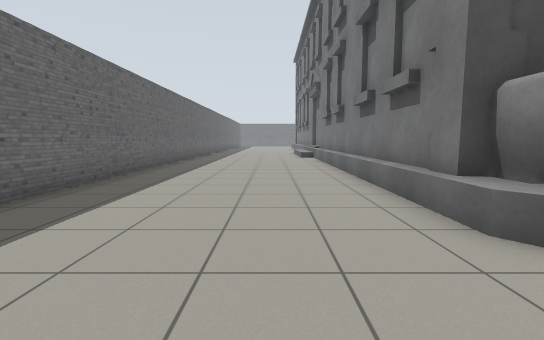
View 1 (above)

23 first-person views from a walk through a world built for the Gazebo simulator. The camera is 0.94 m above the floor, tilts 6° down and sees 85° across. Floor lines are 1 m apart. The floor is counted in squares, 1 m on a side. Each view is taken from the middle of a square. On the plan, view 1 faces up. The plan holds only what a view shows up to about 11 squares ahead; the rest is blank. The place goes on beyond the plan. Robots are left out. Simple shapes stand in for some stock models. Some surface patterns are stand-ins.

View 2
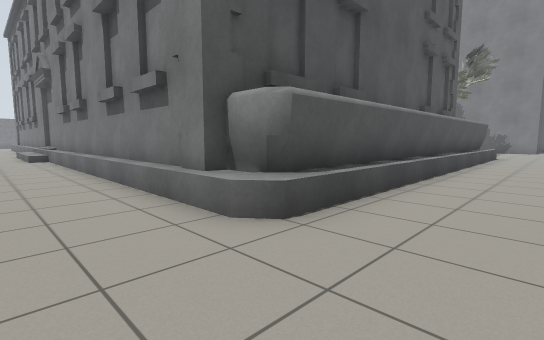

View 3
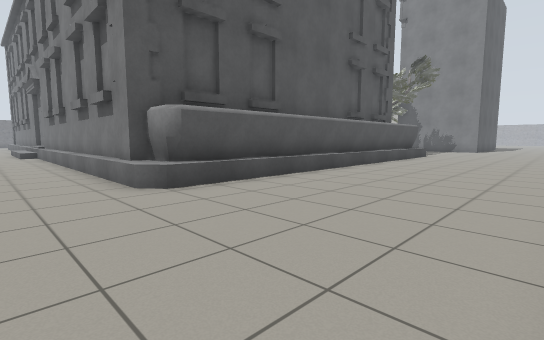

View 4
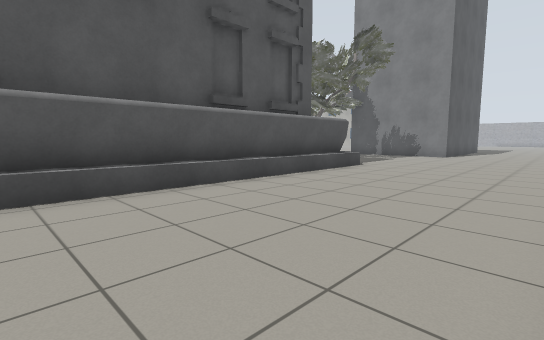

View 5
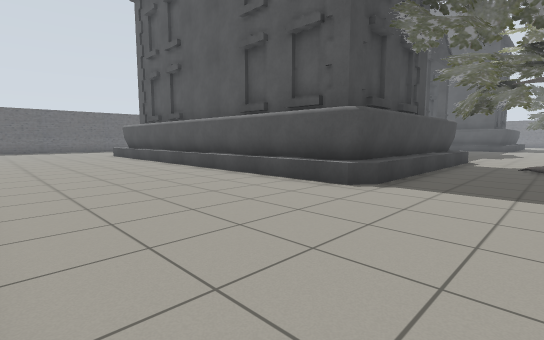

View 6
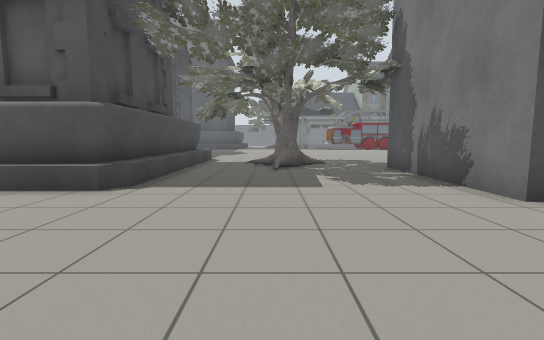

View 7
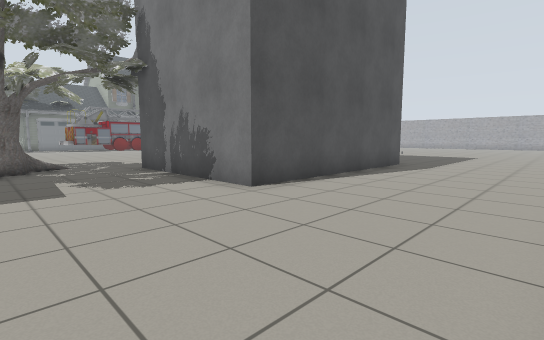

View 8
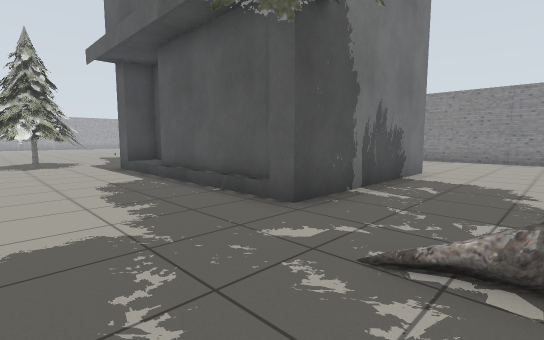

View 9
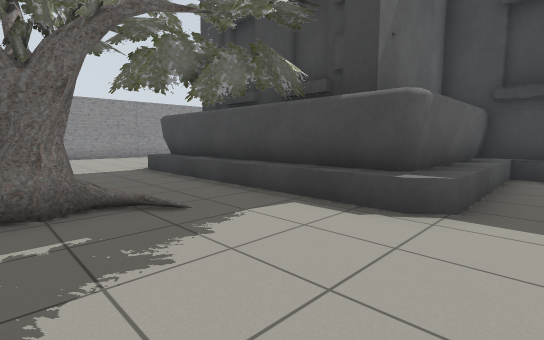

View 10
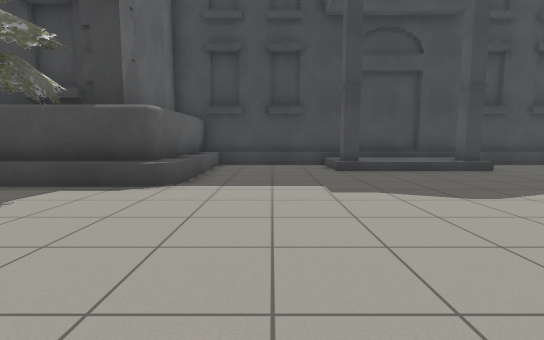

View 11
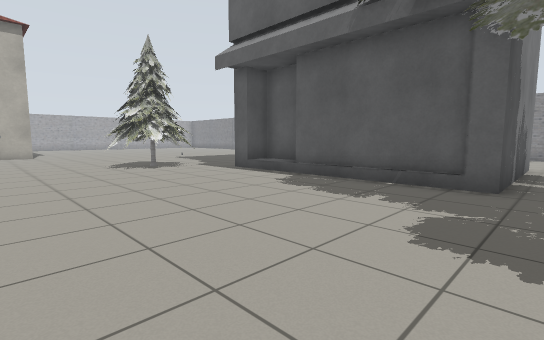

View 12
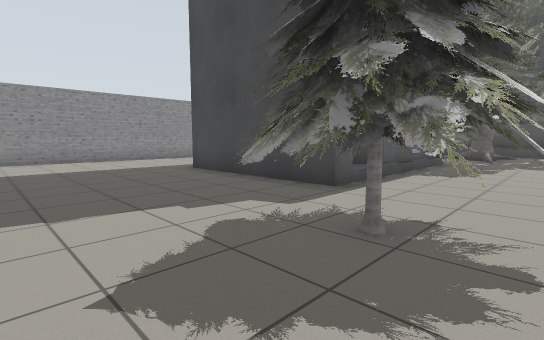

View 13
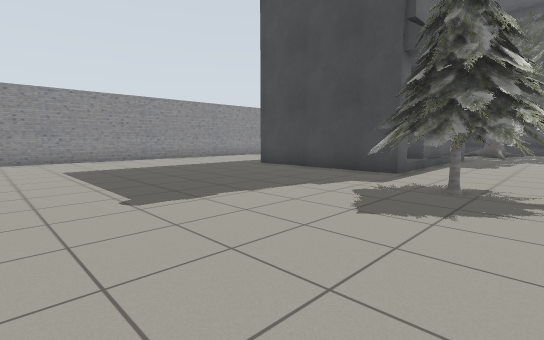

View 14
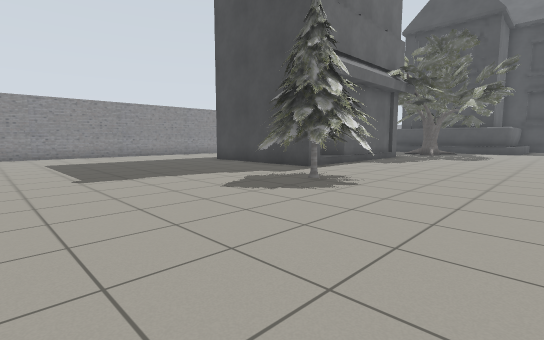

View 15
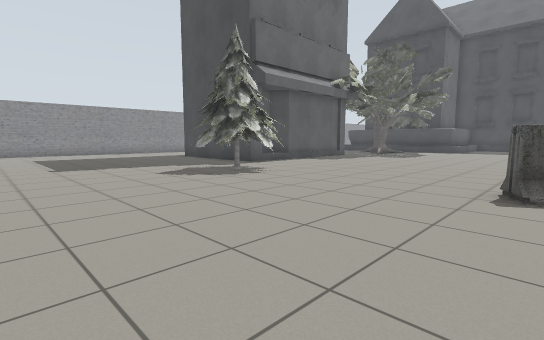

View 16
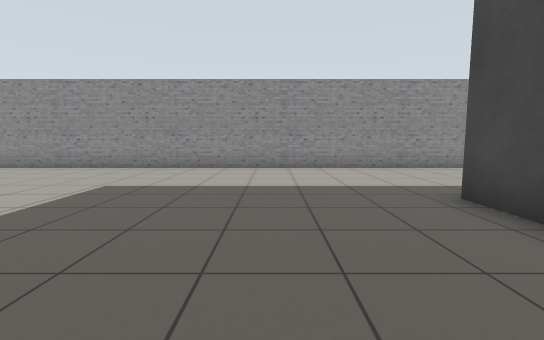

View 17
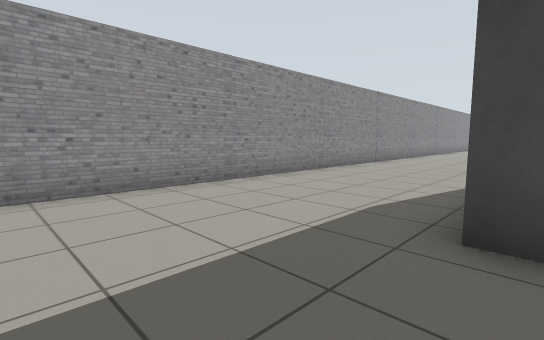

View 18
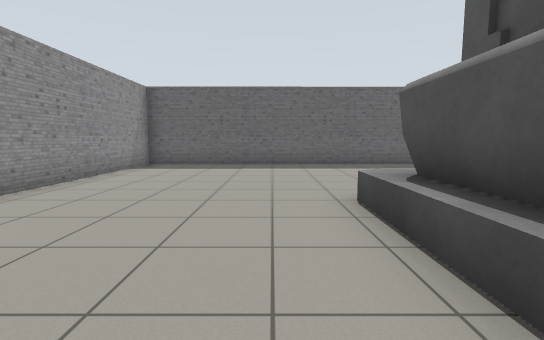

View 19
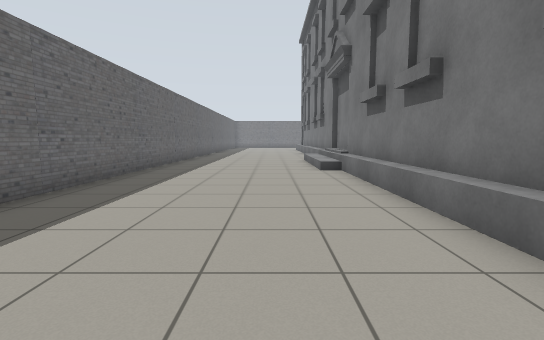

View 20
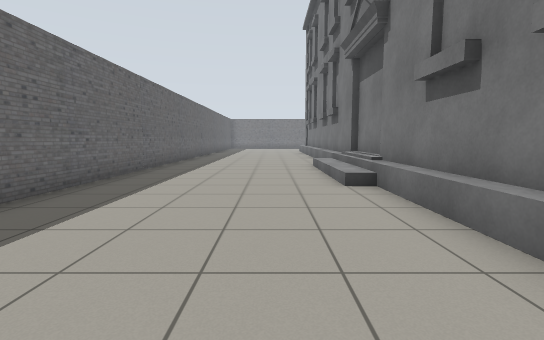

View 21
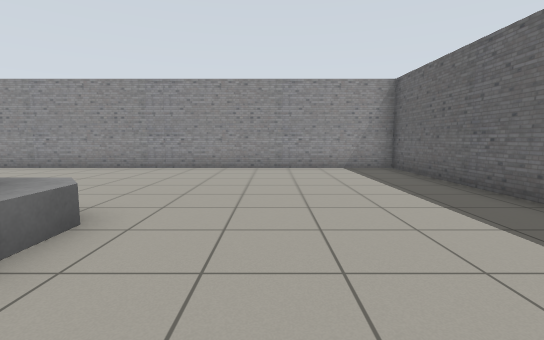

View 22
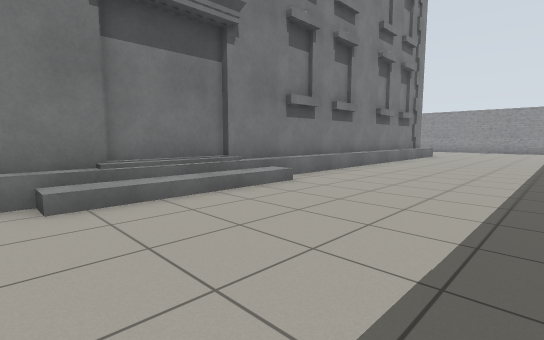

View 23
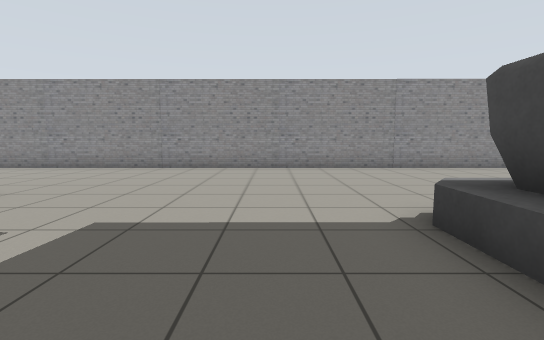

### Floor plan
Key: @ floor where view 1 was taken; # wall or solid block; . floor; S school; T oak tree; H shop; P pine tree; B barrier.
Columns run from 4 left of view 1 to 39 right of it. Each row starts with its distance up from view 1.
 20 #.....SS        S ...
 19 #.....SS        SSS...
 18 #.....SS        SSS....
 17 #.....SS        SSS.....
 16 #.....SS        SSS......            B......
 15 #.....SS        SSS.......     .............
 14 #.....SS        S..........  ...............
 13 #.....SS        S...........................
 12 #.....SS        S...........................
 11 #.....SS        SSSSSS......................
 10 #.....SS        SSSSSS...............PP.....
  9 #.....SS        SSSSSTT.............PPP.....
  8 #.....SS            ST..TT..........PPP.....
  7 #.....SS            SSTTTT..HHHHHHHH.P......
  6 #.....SS            SS..T...H    HHH........
  5 #.....SS            SS......H      H........
  4 #.....SSSSSSSSSSSSSSSS......H      H........
  3 #.....SSSSSSSSSSSSSSSS......H      H........
  2 #...........................H      H........
  1 #...........................................
  0 #...@.......................................
 -1 #...........................................
 -2 #...........................................
 -3 #...........................................
 -4 ##############  ############################

Where each view was taken, in squares from view 1:
view 1: 0 up, 0 right, facing up
view 2: 0 up, 0 right, facing up-right
view 3: 3 down, 0 right, facing up-right
view 4: 3 down, 7 right, facing up-right
view 5: 3 down, 20 right, facing up-left
view 6: 3 down, 20 right, facing up
view 7: 3 down, 20 right, facing up-right
view 8: 10 up, 21 right, facing down-right
view 9: 12 up, 21 right, facing down-left
view 10: 13 up, 23 right, facing left
view 11: 13 up, 23 right, facing down-right
view 12: 10 up, 36 right, facing down-left
view 13: 10 up, 39 right, facing down-left
view 14: 13 up, 39 right, facing down-left
view 15: 16 up, 39 right, facing down-left
view 16: 6 up, 34 right, facing down
view 17: 2 up, 34 right, facing down-left
view 18: 1 up, 7 right, facing left
view 19: 6 up, 0 right, facing up
view 20: 9 up, 0 right, facing up
view 21: 6 up, 0 right, facing down
view 22: 20 up, 3 left, facing down-right
view 23: 6 up, 19 right, facing down
